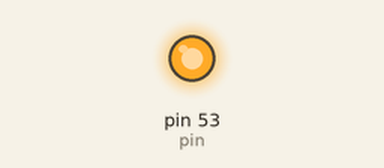
Recording of a sketch running on a simulated Arduino Mega 2560, built with avr-gcc and run on an emulated ATmega2560. Shown: output pins drawn as LEDs (lit = HIGH).

Above: at 0.2 s.
At 2.7 s:
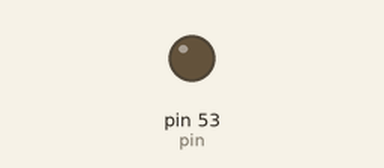
Timing chart, 0 to 3.0 s (numbered marks = the images above):
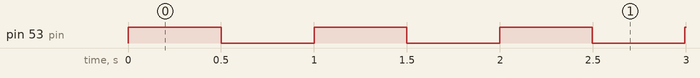

The sketch:

LED_Test.ino
```cpp
int pin = 53;
void setup() {
pinMode(pin,OUTPUT);

}

void loop() {

 for(int i=500;i>0;i--){
   digitalWrite(pin,HIGH);
  delay(i);
  digitalWrite(pin,LOW);
  delay(i);
    }

}
```

Measured:
- by itself, pin 53 (pin): repeats every 1.0 s: LOW 0.50 s, HIGH 0.50 s
